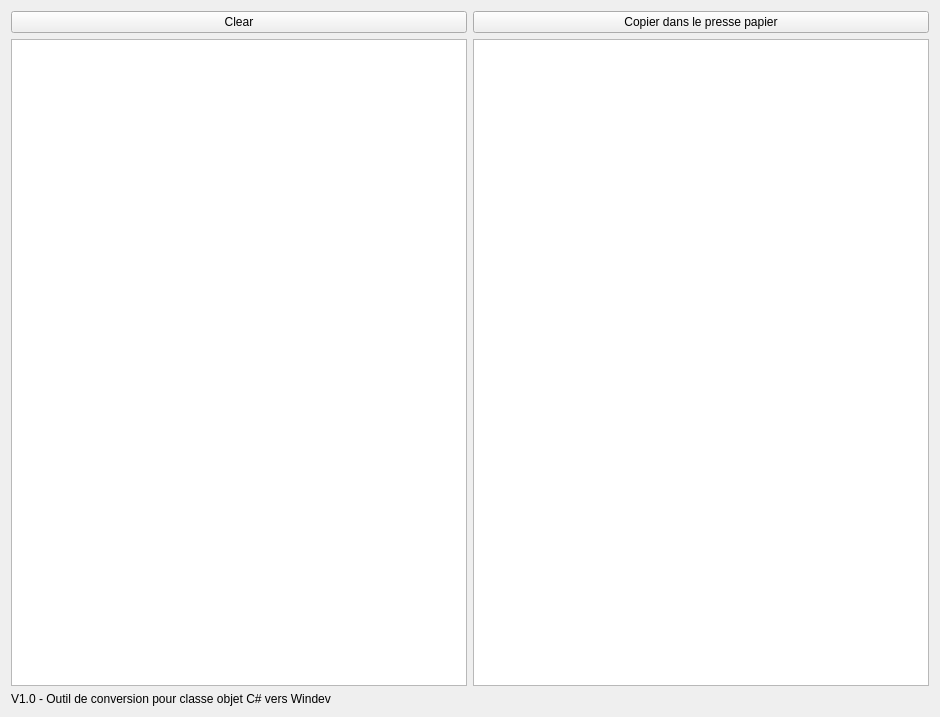
<?xml version="1.0" encoding="UTF-8"?>
<ui version="4.0">
 <class>MainWindow</class>
 <widget class="QMainWindow" name="MainWindow">
  <property name="geometry">
   <rect>
    <x>0</x>
    <y>0</y>
    <width>940</width>
    <height>717</height>
   </rect>
  </property>
  <property name="windowTitle">
   <string>C# object converter to windev object</string>
  </property>
  <widget class="QWidget" name="centralWidget">
   <property name="minimumSize">
    <size>
     <width>874</width>
     <height>658</height>
    </size>
   </property>
   <layout class="QGridLayout" name="gridLayout">
    <item row="0" column="0">
     <layout class="QVBoxLayout" name="verticalLayout">
      <item>
       <layout class="QHBoxLayout" name="horizontalLayout_3">
        <item>
         <widget class="QPushButton" name="pbClear">
          <property name="text">
           <string>Clear</string>
          </property>
         </widget>
        </item>
        <item>
         <widget class="QPushButton" name="pbCopyToClipBoard">
          <property name="text">
           <string>Copier dans le presse papier</string>
          </property>
         </widget>
        </item>
       </layout>
      </item>
      <item>
       <layout class="QHBoxLayout" name="horizontalLayout">
        <item>
         <widget class="QPlainTextEdit" name="ptEntry"/>
        </item>
        <item>
         <widget class="QPlainTextEdit" name="ptOutput"/>
        </item>
       </layout>
      </item>
      <item>
       <widget class="QLabel" name="label">
        <property name="text">
         <string>V1.0 - Outil de conversion pour classe objet C# vers Windev</string>
        </property>
       </widget>
      </item>
     </layout>
    </item>
   </layout>
  </widget>
 </widget>
 <layoutdefault spacing="6" margin="11"/>
 <resources/>
 <connections/>
</ui>
